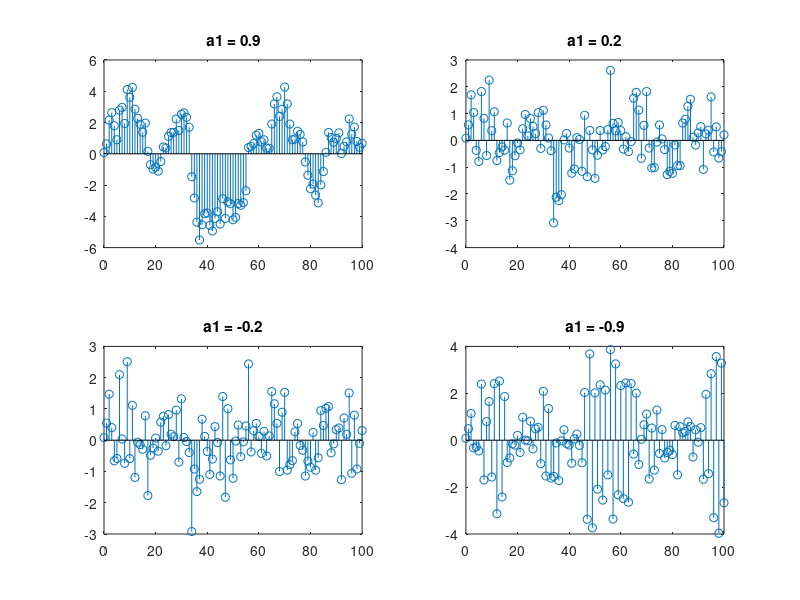

Reproduce this figure in MATLAB.
% Zadanie 1
e = randn(1,101);
x1 = filter(1, [1 -0.9],  e);    % a1 = 0.9
x2 = filter(1, [1 -0.2],  e);    % a1 = 0.2
x3 = filter(1, [1 +0.2],  e);    % a1 = -0.2
x4 = filter(1, [1 +0.9],  e);    % a1 = -0.9
figure(1)
subplot(2,2,1)
stem(0:100, x1)
title('a1 = 0.9')
subplot(2,2,2)
stem(0:100, x2)
title('a1 = 0.2')
subplot(2,2,3)
stem(0:100, x3)
title('a1 = -0.2')
subplot(2,2,4)
stem(0:100, x4)
title('a1 = -0.9')